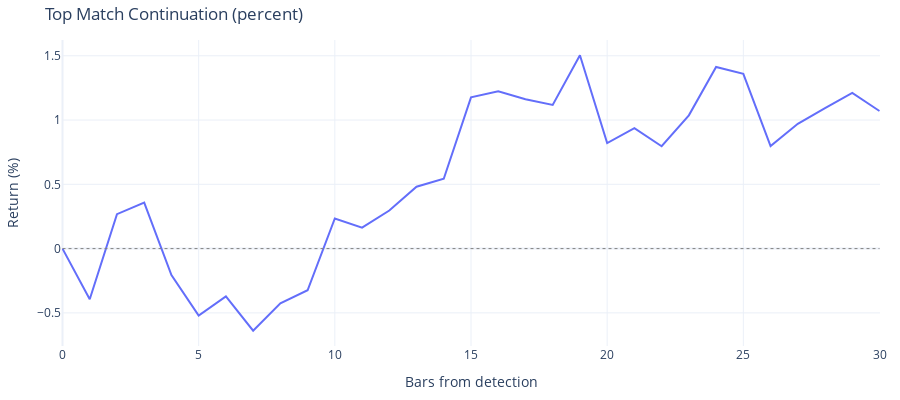

This figure's notebook cell:
### Markdown cell above
## 5) (Optional) Deep-dive: Best Match Trajectory

If `get_match_details` returns `series`, you can see "how the best analog developed" from the detection point and compare it with the median forecast.

### Code cell
if matches:
    top_id = matches[0].get("id")
else:
    top_id = None

if not top_id:
    print("No match id available.")
else:
    try:
        details = client.get_match_details(top_id)
        series = details.get("series")

        if not isinstance(series, list) or len(series) < (Q + 2):
            print("No usable 'series' in match details.")
        else:
            # series typically contains [query_window ... forecast_window]
            start_idx = max(0, Q - 1)
            future = series[start_idx:]
            base = future[0]
            path_pct = [(x - base) / base * 100 for x in future]
            x = np.arange(len(path_pct))

            fig = go.Figure()

            # Match path
            fig.add_trace(go.Scatter(
                x=x,
                y=path_pct,
                mode='lines',
                name=f"match {top_id}",
                line=dict(width=2)
            ))

            # Forecast median if available
            if isinstance(forecast.get("median"), list) and len(forecast["median"]) == len(path_pct):
                fig.add_trace(go.Scatter(
                    x=x,
                    y=forecast["median"],
                    mode='lines',
                    name="forecast median",
                    line=dict(width=3, dash='dash')
                ))

            # Zero line
            fig.add_shape(
                type="line", line=dict(color="gray", width=1, dash="dot"),
                x0=0, x1=len(path_pct)-1, y0=0, y1=0
            )

            fig.update_layout(
                title="Top Match Continuation (percent)",
                xaxis_title="Bars from detection",
                yaxis_title="Return (%)",
                template="plotly_white",
                height=400,
                margin=dict(l=20, r=20, t=40, b=20),
            )

            fig.show()
    except Exception as e:
        print("get_match_details failed:", str(e))

### Figure 1 — Plotly figure (JSON) as saved in the notebook; plotly's stock layout.template omitted (floating-point values rounded to 4 significant figures)
{"data": [{"line": {"width": 2}, "mode": "lines", "name": "match m-42826", "type": "scatter", "x": [0, 1, 2, 3, 4, 5, 6, 7, 8, 9, 10, 11, 12, 13, 14, 15, 16, 17, 18, 19, 20, 21, 22, 23, 24, 25, 26, 27, 28, 29, 30], "y": [0, -0.3943, 0.2677, 0.3578, -0.2064, -0.5205, -0.3723, -0.6387, -0.4251, -0.324, 0.2341, 0.1635, 0.2961, 0.4817, 0.5432, 1.177, 1.223, 1.162, 1.118, 1.504, 0.8209, 0.9373, 0.796, 1.037, 1.413, 1.36, 0.7982, 0.9705, 1.094, 1.211, 1.07]}], "layout": {"height": 400, "margin": {"b": 20, "l": 20, "r": 20, "t": 40}, "shapes": [{"line": {"color": "gray", "dash": "dot", "width": 1}, "type": "line", "x0": 0, "x1": 30, "y0": 0, "y1": 0}], "title": {"text": "Top Match Continuation (percent)"}, "xaxis": {"title": {"text": "Bars from detection"}}, "yaxis": {"title": {"text": "Return (%)"}}}}
